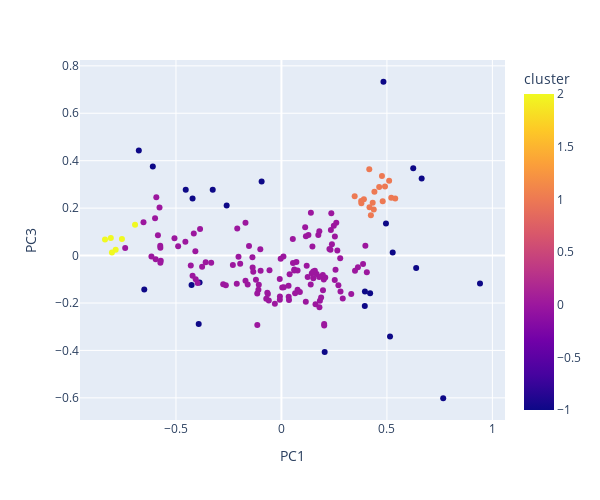

The notebook cell this image was saved under:
### Code cell
dbscan = DBSCAN(eps=0.14, min_samples=6)
dbscan.fit_predict(df_pca)
df_pca['cluster'] = dbscan.labels_

clustered_df, pivot = pivot_table(df_pca, raw_df)

s = cal_silhouette(clustered_df.drop("country", axis=1).query("cluster != -1"))
print(s)

scatter_plot_data(df_pca,#.query("cluster != -1"), 
                  ['PC1','PC3'], 
                  countries,
                  #countries.loc[df_pca.query("cluster != -1").index], 
                  three=False)
#create_map_plot(clustered_df)

### Figure 1 — Plotly figure (JSON) as saved in the notebook; plotly's stock layout.template omitted (floating-point values rounded to 4 significant figures; data arrays with more than 128 entries replaced by an {"elided": "..."} marker saying what was removed)
{"data": [{"hovertemplate": "<b>%{hovertext}</b><br><br>PC1=%{x}<br>PC3=%{y}<br>cluster=%{marker.color}<extra></extra>", "hovertext": {"elided": "167 str values"}, "legendgroup": "", "marker": {"color": {"elided": "167 int values"}, "coloraxis": "coloraxis", "symbol": "circle"}, "mode": "markers", "name": "", "orientation": "v", "showlegend": false, "type": "scatter", "x": {"elided": "167 float values"}, "xaxis": "x", "y": {"elided": "167 float values"}, "yaxis": "y"}], "layout": {"coloraxis": {"colorbar": {"title": {"text": "cluster"}}, "colorscale": [[0, "#0d0887"], [0.1111, "#46039f"], [0.2222, "#7201a8"], [0.3333, "#9c179e"], [0.4444, "#bd3786"], [0.5556, "#d8576b"], [0.6667, "#ed7953"], [0.7778, "#fb9f3a"], [0.8889, "#fdca26"], [1, "#f0f921"]]}, "height": 500, "legend": {"tracegroupgap": 0}, "margin": {"t": 60}, "width": 600, "xaxis": {"anchor": "y", "domain": [0, 1], "title": {"text": "PC1"}}, "yaxis": {"anchor": "x", "domain": [0, 1], "title": {"text": "PC3"}}}}
